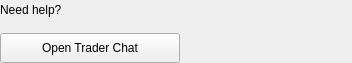
<?xml version="1.0" encoding="UTF-8"?>
<ui version="4.0">
 <class>TradeProcessNormalStep</class>
 <widget class="QWidget" name="TradeProcessNormalStep">
  <property name="geometry">
   <rect>
    <x>0</x>
    <y>0</y>
    <width>352</width>
    <height>63</height>
   </rect>
  </property>
  <property name="sizePolicy">
   <sizepolicy hsizetype="Preferred" vsizetype="Preferred">
    <horstretch>0</horstretch>
    <verstretch>0</verstretch>
   </sizepolicy>
  </property>
  <property name="windowTitle">
   <string>Form</string>
  </property>
  <layout class="QVBoxLayout" name="verticalLayout">
   <property name="spacing">
    <number>0</number>
   </property>
   <property name="leftMargin">
    <number>0</number>
   </property>
   <property name="topMargin">
    <number>0</number>
   </property>
   <property name="rightMargin">
    <number>0</number>
   </property>
   <property name="bottomMargin">
    <number>0</number>
   </property>
   <item>
    <widget class="QLabel" name="reason_title_label">
     <property name="text">
      <string>Need help?</string>
     </property>
    </widget>
   </item>
   <item>
    <spacer name="verticalSpacer">
     <property name="orientation">
      <enum>Qt::Vertical</enum>
     </property>
     <property name="sizeType">
      <enum>QSizePolicy::Fixed</enum>
     </property>
     <property name="sizeHint" stdset="0">
      <size>
       <width>20</width>
       <height>13</height>
      </size>
     </property>
    </spacer>
   </item>
   <item>
    <layout class="QHBoxLayout" name="horizontalLayout">
     <item>
      <widget class="QPushButton" name="open_support_ticket_btn">
       <property name="minimumSize">
        <size>
         <width>180</width>
         <height>30</height>
        </size>
       </property>
       <property name="font">
        <font>
         <bold>false</bold>
        </font>
       </property>
       <property name="text">
        <string>Open Trader Chat</string>
       </property>
      </widget>
     </item>
     <item>
      <spacer name="horizontalSpacer">
       <property name="orientation">
        <enum>Qt::Horizontal</enum>
       </property>
       <property name="sizeHint" stdset="0">
        <size>
         <width>40</width>
         <height>20</height>
        </size>
       </property>
      </spacer>
     </item>
    </layout>
   </item>
  </layout>
 </widget>
 <resources/>
 <connections/>
</ui>
